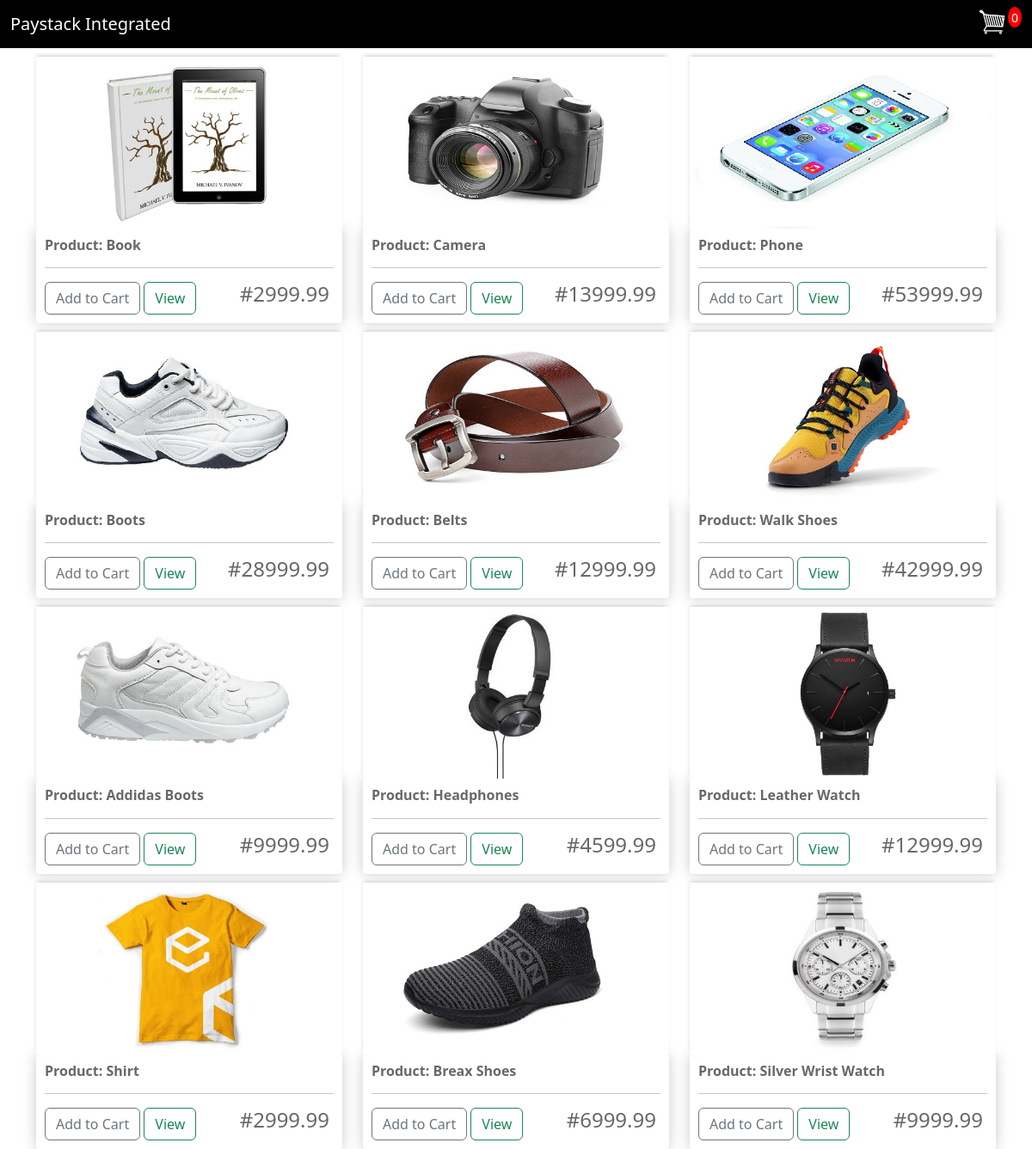
The page / on the database its author committed.
### store/models.py (models this page shows, shortened)
class Product(models.Model):
    name = models.CharField(max_length=200)
    price = models.DecimalField(max_digits=7, decimal_places=2)
    is_digital = models.BooleanField(default=False, null=True, blank=True)
    image = models.ImageField(null=True,blank=True)
    @property
    def imageURL(self):
        try:
            url = self.image.url
        except:
            url = ''
        return url

### store/views.py (the view)
# urls.py: path('', include('store.urls'))
def store(request):
    products = Product.objects.all()
    data = cartData(request)
    order = data['order']
    context = {
        'products': products,
        'title': 'Store',
        'order': order
    }
    return render(request, 'store/store.html', context)

### store/utils.py (called while the page is built, shortened)
def cookieCart(request):
    try:
        cart = json.loads(request.COOKIES['cart'])
    except:
        cart = {}
    print('cart:', cart)
    order = {'cost_total':0, 'item_count':0, 'shipping': False}
    orderitems = []
    return {'order':order, 'orderitems':orderitems}

def cartData(request):
    current_user = request.user
    if current_user.is_authenticated:
        customer = current_user
        order, create = Order.objects.get_or_create(customer, completed=False)
        orderitems = order.orderitems_set.all()
    else:
        cookieitem = cookieCart(request)
        order = cookieitem['order']
        orderitems = cookieitem['orderitems']
    return {'order':order, 'orderitems':orderitems}

### store/templates/store/store.html
{% extends 'store/base.html' %}
{% load static %}
{% block content %}
    <div class="row">
        {% for product in products %}
            <div class="col-lg-4">
                <img class="thumbnail" src="{{ product.imageURL }}" >
                <div class="box-element product">
                    <h6><strong>Product: {{product.name}}</strong></h6>
                    <hr>
                    <button data-product="{{product.id}}" data-action="add" class="btn btn-outline-secondary update-cart" onclick="this.blur()">Add to Cart</button>
                    <a class="btn btn-outline-success">View</a>
                    <h4 style="display:inline; float:right; padding-right:5px;">#{{product.price}}</h4>
                </div>
            </div>
        {% endfor %}
    </div>
{% endblock content %}

### store/templates/store/base.html (shortened to what this page needs)
{% load static %}
<!DOCTYPE html>
<html lang="en">
<head>
    <link href="https://cdn.jsdelivr.net/npm/bootstrap@5.2.0/dist/css/bootstrap.min.css" rel="stylesheet">
    <link rel="stylesheet" type="text/css" href="{% static 'css/main.css' %}">
</head>
<body>
    <nav class="navbar navbar-expand-lg bg-dark navbar-dark">
        <div class="container-fluid">
          <a class="navbar-brand" href="{% url 'store' %}">Paystack Integrated</a>
          <div class="collapse navbar-collapse" id="navbarSupportedContent">
            <form class="d-flex" role="search">
              <a href="{% url 'cart' %}"><img class="cart-logo" src="{% static 'images/cart.png' %}"></a>
              <p class="cart-total"><small>{{ order.item_count}}</small></p>
            </form>
          </div>
        </div>
    </nav>
    <div class="container">
        {% block content %}
        {% endblock content %}
    </div>
</body>
</html>

### static/css/main.css (style rules this page uses)
.cart-logo { width: 35px; margin-left: 10px; }
.cart-total { background: red; width: 16px; height: 24px; color:white; text-align: center; border-radius: 50%; }
.bg-dark { background: rgb(0, 0, 0)!important; }
.thumbnail { width:100%; height: 200px; box-shadow: -1px -3px 5px -2px rgb(204, 202, 202); -moz-box-shadow: -1px -3px 5px -2px rgb(204, 202, 202); -webkit-box-shadow: -1px -3px 5px -2px rgb(204, 202, 202); }
.box-element { border-radius: 4px; background: white; padding:10px; box-shadow: 0 0 16px rgb(204, 202, 202); }
.col-lg-4, .col-lg-6, .col-lg-8, .col-lg-12 { margin-top: 10px; }
h1,h2,h3,h4,h5,h6 { color: rgb(105, 103, 103); }

### rows shown on the page
Product: imageURL (picture), name "Book", price "2999.99"
Product: imageURL (picture), name "Camera", price "13999.99"
Product: imageURL (picture), name "Phone", price "53999.99"
Product: imageURL (picture), name "Boots", price "28999.99"
Product: imageURL (picture), name "Belts", price "12999.99"
Product: imageURL (picture), name "Walk Shoes", price "42999.99"
Product: imageURL (picture), name "Addidas Boots", price "9999.99"
Product: imageURL (picture), name "Headphones", price "4599.99"
Product: imageURL (picture), name "Leather Watch", price "12999.99"
Product: imageURL (picture), name "Shirt", price "2999.99"
Product: imageURL (picture), name "Breax Shoes", price "6999.99"
Product: imageURL (picture), name "Silver Wrist Watch", price "9999.99"

### other values the page prints
{{ order.item_count }} "0"
